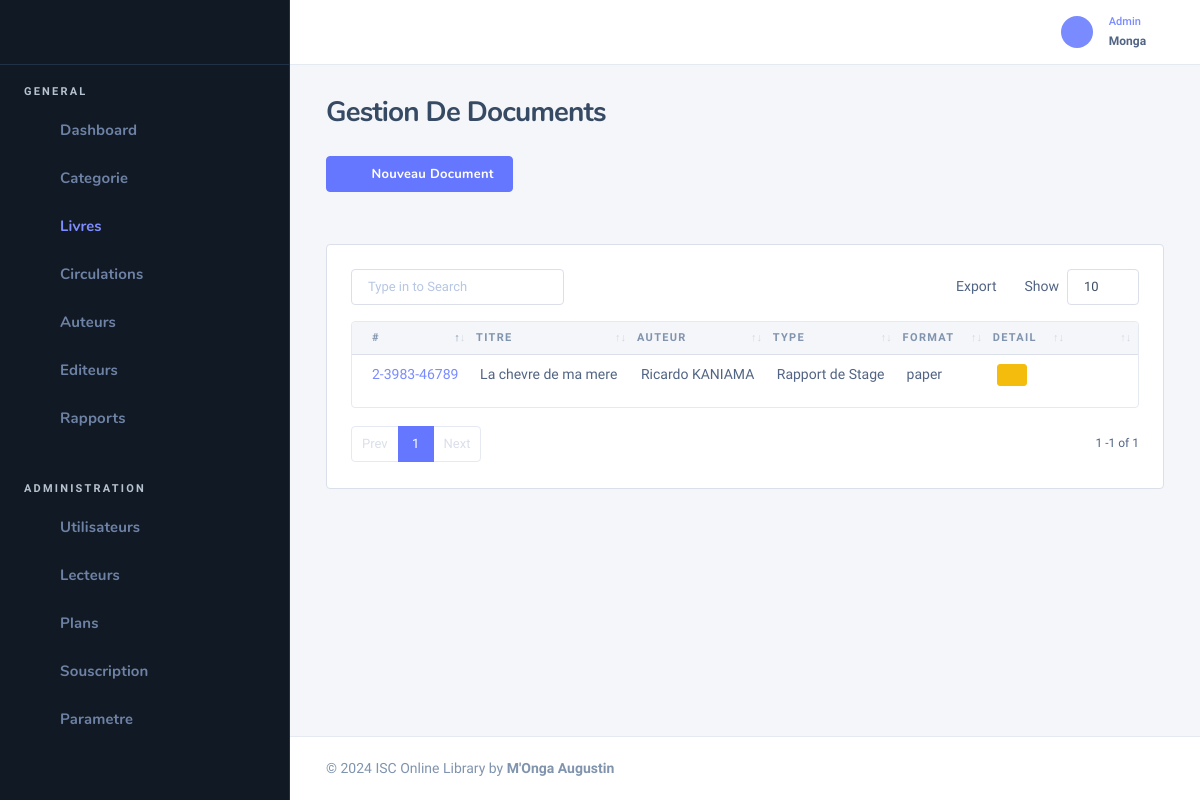
Page /livres (signed in) on the committed database.
### tables this page shows
CREATE TABLE `tbl_books` (
  `id_book` int(11) NOT NULL,
  `titre` varchar(100) DEFAULT NULL,
  `typeDoc` enum('Ouvrage','TFC','Memoire','Rapport de Stage','Projet Tututoré') DEFAULT NULL,
  `isbn` varchar(100) DEFAULT NULL,
  `book_file` varchar(100) DEFAULT NULL,
  `descr` varchar(200) DEFAULT NULL,
  `format` enum('ebook','paper') DEFAULT NULL,
  `qty` int(11) NOT NULL DEFAULT 1,
  `nbr_page` int(11) DEFAULT NULL,
  `edition` varchar(100) DEFAULT NULL,
  `id_author` int(11) DEFAULT NULL,
  `id_genre` int(11) DEFAULT NULL,
  `id_book_language` int(11) DEFAULT NULL,
  `publisher_id` int(11) DEFAULT NULL,
  `created_at` timestamp NOT NULL DEFAULT current_timestamp(),
  `statut` enum('0','1') DEFAULT NULL
);

CREATE TABLE `tbl_authors` (
  `id_author` int(11) NOT NULL,
  `names` varchar(20) DEFAULT NULL
);

### Models/Admin/book.class.php (called while the page is built, shortened)
<?php
class Book
{
    public function getBooks()
    {
        $db = getConnection();
        $add = $db->prepare("SELECT created_at,id_book, titre, typeDoc, isbn, book_file, descr, format, nbr_page, edition, a.names as auteur, g.name as genre, bl.names as bl, p.name as publisher, b.statut
        FROM tbl_books as b,tbl_publishers as p, tbl_genres as g, tbl_authors as a, tbl_books_language as bl
        WHERE bl.id_book_language = b.id_book_language and b.id_genre = g.id_genre and b.id_author = a.id_author and p.publisher_id = b.publisher_id;");
        $add->execute();
        $tbP = array();
        while ($data =  $add->fetchObject()) {
            $tbP[] = $data;
        }
        return $tbP;
    }
    public function getAuthors()
    {
        $db = getConnection();
        $statement = $db->prepare("SELECT * FROM tbl_authors");
        $statement->execute();
        $tbP = array();
        while ($data =  $statement->fetchObject()) {
            $tbP[] = $data;
        }
        return $tbP;
    }
}

### Vues/Admin/books.php (shortened to what this page needs)
<div class="nk-content-body mt-0">
<?php if($_SESSION['role']!='Membre'):?>
    <div class="nk-block-head nk-block-head-sm">
        <div class="nk-block-between">
            <div class="nk-block-head-content">
                <a href="#" class="btn btn-primary" data-bs-toggle="modal" data-bs-target="#add-book"><em class="icon ni ni-plus"></em><span>Nouveau Document</span></a>
            </div>
        </div>
    </div>
    <?php endif ?>
    <div class="nk-block nk-block-lg">
        <div class="card card-bordered card-preview">
            <div class="card-inner">
                <?php if($_SESSION['role']=='Membre'):?>
                    <table class="table">
                    <?php else: ?>
                    <table class="datatable-init-export nowrap table" data-export-title="Export">
                    <?php endif ?>
                    <thead>
                        <tr class="tb-tnx-head">
                            <th>#</th>
                            <th>Titre</th>
                            <th>Auteur</th>
                            <th>Type</th>
                            <th>Format</th>
                            <th>Detail</th>
                            <?php if($_SESSION['role']!='Membre'):?>
                            <th></th>
                            <?php endif ?>
                        </tr>
                    </thead>
                    <tbody>
                        <?php
                        foreach ($data as $user) : ?>
                            <tr>
                                <td><a href="#"><?= $user->isbn ?></a></td>
                                <td><?= $user->titre ?></td>
                                <td><?= $user->auteur ?></td>
                                <td><?= $user->typeDoc ?></td>
                                <td><?= $user->format ?></td>
                                <td> <a href="<?=WEBROOT?>view?id=<?= $user->id_book?>" class='btn btn-xs btn-warning'><em class='icon ni ni-eye'></em></a></td>
                                <?php if($_SESSION['role']!='Membre'):?>
                               <td>
                                    <ul class="nk-tb-actions gx-1">
                                        <li>
                                            <div class="drodown">
                                                <a href="#" class="dropdown-toggle btn btn-icon btn-trigger" data-bs-toggle="dropdown"><em class="icon ni ni-more-h"></em></a>
                                            </div>
                                        </li>
                                    </ul>
                                </td>
                                <?php endif ?>
                            </tr>
                        <?php
                        endforeach ?>
                    </tbody>
                </table>
            </div>
        </div>
    </div>
</div>

### rows in the picture
tbl_books: isbn "2-3983-46789", titre "La chevre de ma mere", id_author.names "Ricardo KANIAMA", typeDoc "Rapport de Stage", format "paper"

### other values in the picture
$_SESSION['noms'] "Monga"
